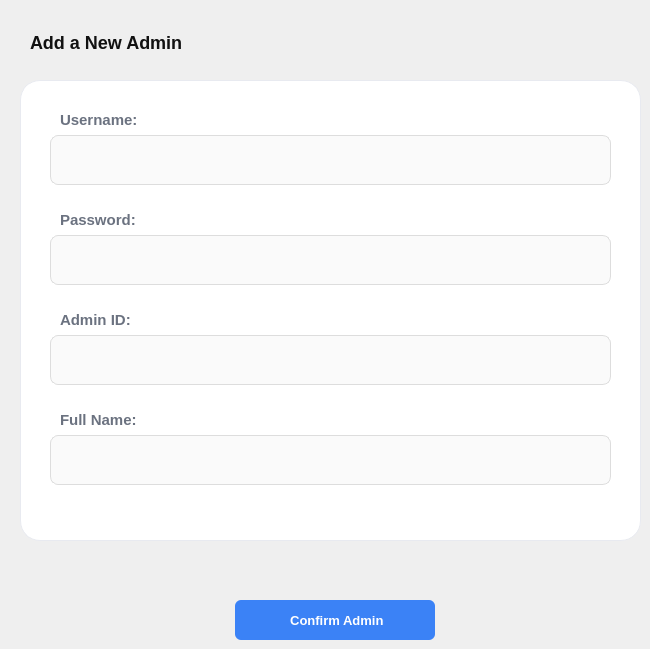
    <widget class="QWidget" name="addAdminPage">
     <widget class="QLabel" name="maintTitle_2">
      <property name="geometry">
       <rect>
        <x>30</x>
        <y>28</y>
        <width>500</width>
        <height>28</height>
       </rect>
      </property>
      <property name="styleSheet">
       <string notr="true">font-size: 18px;
font-weight: bold;
color: #111111;
background: transparent;
font-family: Segoe UI;</string>
      </property>
      <property name="text">
       <string>Add a New Admin</string>
      </property>
     </widget>
     <widget class="QWidget" name="widget" native="true">
      <property name="geometry">
       <rect>
        <x>20</x>
        <y>80</y>
        <width>621</width>
        <height>461</height>
       </rect>
      </property>
      <property name="styleSheet">
       <string notr="true">border: 1px solid #e8eaf0;
border-radius: 20px;
background: white;
outline: none;
color: #1a1a2e;</string>
      </property>
      <widget class="QLabel" name="label_11">
       <property name="geometry">
        <rect>
         <x>40</x>
         <y>30</y>
         <width>150</width>
         <height>20</height>
        </rect>
       </property>
       <property name="styleSheet">
        <string notr="true">font-weight:bold;
border:none;
outline:none;
font-size: 15px;
color: #6B7280;
background-color: transparent;</string>
       </property>
       <property name="text">
        <string>Username:</string>
       </property>
      </widget>
      <widget class="QLineEdit" name="newAdminName">
       <property name="geometry">
        <rect>
         <x>30</x>
         <y>55</y>
         <width>561</width>
         <height>50</height>
        </rect>
       </property>
       <property name="styleSheet">
        <string notr="true">background-color: #fafafa;
border: 1px solid #dddddd;
border-radius: 8px;
padding: 10px 14px;
font-size: 14px;
color: #1a1a2e;</string>
       </property>
      </widget>
      <widget class="QLabel" name="label_12">
       <property name="geometry">
        <rect>
         <x>40</x>
         <y>130</y>
         <width>150</width>
         <height>20</height>
        </rect>
       </property>
       <property name="styleSheet">
        <string notr="true">font-weight:bold;
border:none;
outline:none;
font-size: 15px;
color: #6B7280;
background-color: transparent;</string>
       </property>
       <property name="text">
        <string>Password:</string>
       </property>
      </widget>
      <widget class="QLineEdit" name="newPassword">
       <property name="geometry">
        <rect>
         <x>30</x>
         <y>155</y>
         <width>561</width>
         <height>50</height>
        </rect>
       </property>
       <property name="styleSheet">
        <string notr="true">background-color: #fafafa;
border: 1px solid #dddddd;
border-radius: 8px;
padding: 10px 14px;
font-size: 14px;
color: #1a1a2e;</string>
       </property>
      </widget>
      <widget class="QLabel" name="label_13">
       <property name="geometry">
        <rect>
         <x>40</x>
         <y>230</y>
         <width>150</width>
         <height>20</height>
        </rect>
       </property>
       <property name="styleSheet">
        <string notr="true">font-weight:bold;
border:none;
outline:none;
font-size: 15px;
color: #6B7280;
background-color: transparent;</string>
       </property>
       <property name="text">
        <string>Admin ID:</string>
       </property>
      </widget>
      <widget class="QLineEdit" name="newFullName">
       <property name="geometry">
        <rect>
         <x>30</x>
         <y>355</y>
         <width>561</width>
         <height>50</height>
        </rect>
       </property>
       <property name="styleSheet">
        <string notr="true">background-color: #fafafa;
border: 1px solid #dddddd;
border-radius: 8px;
padding: 10px 14px;
font-size: 14px;
color: #1a1a2e;</string>
       </property>
      </widget>
      <widget class="QLineEdit" name="newAdminID">
       <property name="geometry">
        <rect>
         <x>30</x>
         <y>255</y>
         <width>561</width>
         <height>50</height>
        </rect>
       </property>
       <property name="styleSheet">
        <string notr="true">background-color: #fafafa;
border: 1px solid #dddddd;
border-radius: 8px;
padding: 10px 14px;
font-size: 14px;
color: #1a1a2e;</string>
       </property>
      </widget>
      <widget class="QLabel" name="label_14">
       <property name="geometry">
        <rect>
         <x>40</x>
         <y>330</y>
         <width>150</width>
         <height>20</height>
        </rect>
       </property>
       <property name="styleSheet">
        <string notr="true">font-weight:bold;
border:none;
outline:none;
font-size: 15px;
color: #6B7280;
background-color: transparent;</string>
       </property>
       <property name="text">
        <string>Full Name:</string>
       </property>
      </widget>
     </widget>
     <widget class="QPushButton" name="confirmBtn">
      <property name="geometry">
       <rect>
        <x>235</x>
        <y>600</y>
        <width>200</width>
        <height>40</height>
       </rect>
      </property>
      <property name="styleSheet">
       <string notr="true">QPushButton {
    background-color: #3B82F6;
    color: #ffffff;
    border: none;
    border-radius: 6px;
    font-size: 13px;
    font-weight: bold;
    font-family: Segoe UI;
}
QPushButton:hover {
    background-color: #2563EB;
}</string>
      </property>
      <property name="text">
       <string> Confirm Admin</string>
      </property>
      <property name="icon">
       <iconset theme="QIcon::ThemeIcon::ContactNew"/>
      </property>
     </widget>
    </widget>
